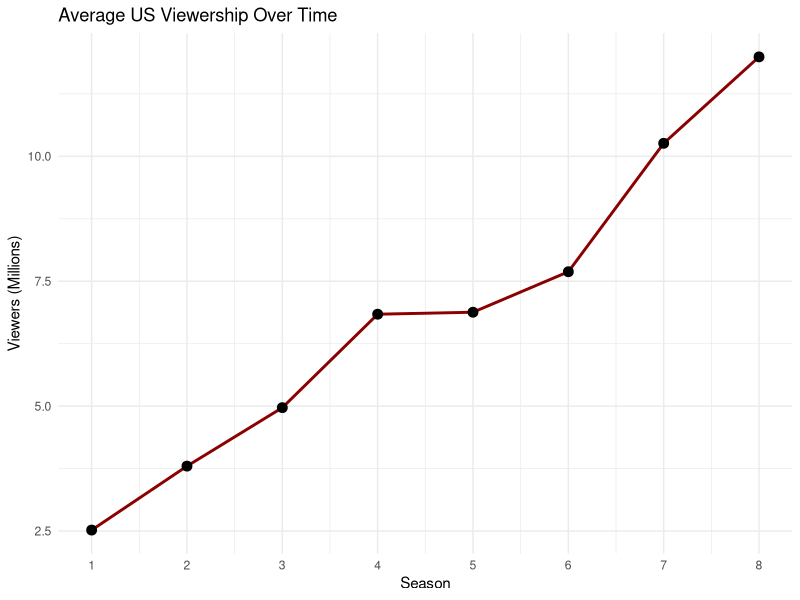
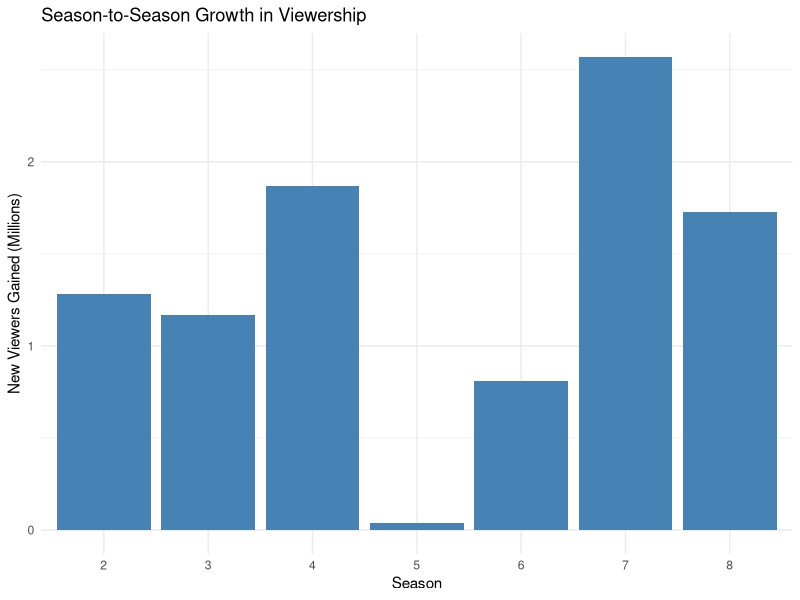

The R source for these figures, in order:
## ---- chunk 1
1 + 1
## ---- chunk 2
#| echo: false
2 * 2
## ---- chunk 3
# Load necessary libraries
library(ggplot2)
library(dplyr)

# Create the dataset based on Wikipedia's average US viewership per season (in millions)
got_data <- data.frame(
  Season = 1:8,
  Viewers_Millions = c(2.52, 3.80, 4.97, 6.84, 6.88, 7.69, 10.26, 11.99)
)

# Calculate season-to-season changes
got_data <- got_data %>%
  mutate(Viewers_Change = Viewers_Millions - lag(Viewers_Millions))

# Extract specific numbers for inline references
s1_viewers <- got_data$Viewers_Millions[1]
s8_viewers <- got_data$Viewers_Millions[8]
change_s7_s8 <- round(got_data$Viewers_Millions[8] - got_data$Viewers_Millions[7], 2)

# Graph 1: Viewership over time
ggplot(got_data, aes(x = Season, y = Viewers_Millions)) +
  geom_line(color = "darkred", size = 1) +
  geom_point(color = "black", size = 3) +
  scale_x_continuous(breaks = 1:8) +
  labs(
    title = "Average US Viewership Over Time",
    x = "Season",
    y = "Viewers (Millions)"
  ) +
  theme_minimal()

# Graph 2: Season-to-season changes
ggplot(got_data[!is.na(got_data$Viewers_Change), ], aes(x = factor(Season), y = Viewers_Change)) +
  geom_col(fill = "steelblue") +
  labs(
    title = "Season-to-Season Growth in Viewership",
    x = "Season",
    y = "New Viewers Gained (Millions)"
  ) +
  theme_minimal()
